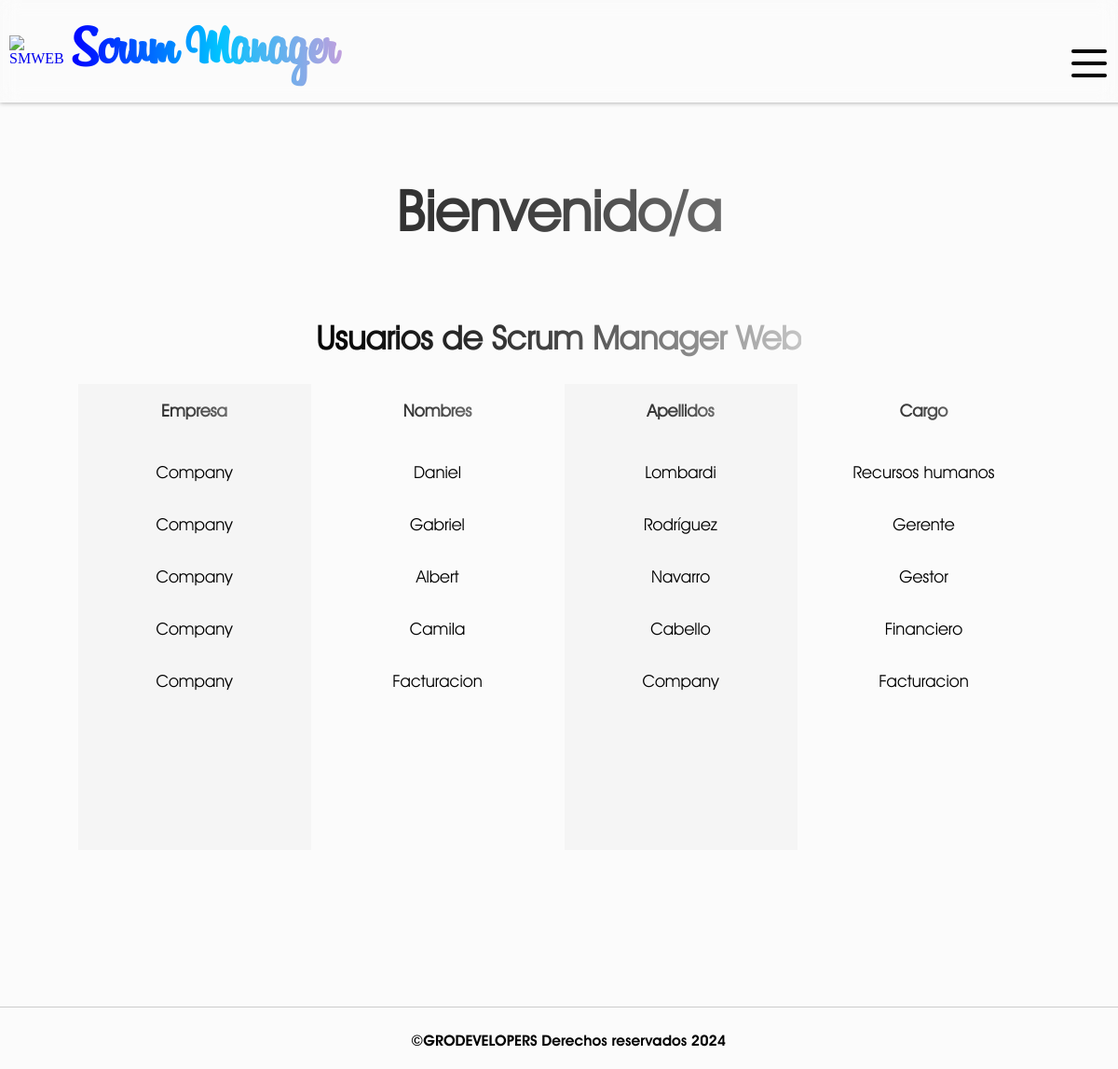
/users/ (signed in), run on the app's committed database.
### SMWEB/models.py (models this page shows)
class CustomUser(AbstractUser):
    rol = models.CharField(max_length=60, null=False)
    company = models.ForeignKey(Company, on_delete=models.CASCADE, null=True)
    class Meta:
        verbose_name = 'Usuario'
        verbose_name_plural = 'Usuarios'

class Company(models.Model):
    name = models.CharField(verbose_name="Empresa", max_length=255, null=False)
    status = models.BooleanField(verbose_name="¿Activo?", default= True)
    users_limit = models.IntegerField(verbose_name="Limite de usuarios", default=10)
    created_at = models.DateField(verbose_name="Creada el", auto_now_add=True)
    class Meta:
        verbose_name = 'Empresa'
        verbose_name_plural = 'Empresas'
    def __str__(self):
        return self.name

### SMWEB/views.py (the view)
# urls.py: path('users/', views.users_availables, name='users'),
@login_required(login_url=inicio)
def users_availables(request):
    staff = request.user.is_staff
    if not staff:
        messages.warning(request, 'Esta función es solo del administrador del software')
        return redirect('inicio')
    else:
        users = CustomUser.objects.all().exclude(is_staff = True)
        return render(request, 'users.html',{
            'users': users
        })

### SMWEB/context_processors.py (called while the page is built)
def get_rejected_payments(request):
    if request.user.is_authenticated:
        company_id = request.user.company_id
        first_name = request.user.first_name
        rejected_payments = PaymentRejected.objects.filter(company = company_id).filter(in_charge = first_name.upper()).count()
        return {
            'rejected_payments': rejected_payments
        }
    return {
        'rejected_payments': False
        }

def get_payments(request):
    if request.user.is_authenticated:
        company_id = request.user.company_id
        payments = OrderPayment.objects.filter(company = company_id).count()
        return {
            'received_payments': payments
        }
    return {
        'received_payments': False
        }

def get_affiliations(request):
    if request.user.is_authenticated:
        company_id = request.user.company_id
        affiliations = Affiliation.objects.filter(company = company_id).count()
        return {
            'received_affiliations': affiliations
        }
    return {
        'received_affiliations': False
        }

def get_rejected_affiliations(request):
    if request.user.is_authenticated:
        company_id = request.user.company_id
        first_name = request.user.first_name
        rejected_affiliation = RejectedAffiliation.objects.filter(company = company_id).filter(in_charge = first_name.upper()).count()
        return {
            'rejected_affiliations': rejected_affiliation
        }
    return {
        'rejected_affiliations': False
        }

### SMWEB/templates/users.html (shortened to what this page needs)
{% extends "layout.html" %}
{% block content %}
    <h1 id="title" >Bienvenido/a {{user.first_name}} {{user.last_name}}</h1>
    <h2 id="subtitle">Usuarios de Scrum Manager Web</h2>
    <section id="users">
        {% if users %}
            <div class="users__column users__column--company">
                <h3 class="column__title">Empresa</h3>
                {% for user in users %}
                    <div class="users__element users__element-company">{{user.company}}</div>
                {% endfor %}
            </div>
            <div class="users__column users__column--firstname">
                <h3 class="column__title">Nombres</h3>
                {% for user in users %}
                    <div class="users__element users__element-firstname"><a href='{% url "select-user" user.id %}'>{{user.first_name|capfirst}}</a></div>
                {% endfor %}
            </div>
            <div class="users__column users__column--lastname">
                <h3 class="column__title">Apellidos</h3>
                {% for user in users %}
                    <div class="users__element users__element-lastname">{{user.last_name|capfirst}}</div>
                {% endfor %}
            </div>
            <div class="users__column users__column--rol">
                <h3 class="column__title">Cargo</h3>
                {% for user in users %}
                    <div class="users__element users__element-rol">{{user.rol|capfirst}}</div>
                {% endfor %}
            </div>
        {% endif %}
    </section>
{% endblock %}

### SMWEB/static/css/styles.css (style rules this page uses)
:root { --title-font: 'Billabong'; --normal-font: 'Avant gardent light'; --menu-font: 'Avant gardent bold'; --symbol-font: 'Symbol'; }
* { text-decoration: none; }
body { background-color: #FBFBFB; margin: 0px; }
#content > #title { text-align: center; width: 100%; }
#title { font-family: var(--normal-font); font-size: 60px; background: linear-gradient(90deg, black, rgb(69, 69, 69), rgb(197, 197, 197)); -webkit-background-clip: text; -webkit-text-fill-color: transparent; }
#subtitle { font-family: var(--normal-font); font-size: 35px; background: linear-gradient(90deg, black, rgb(69, 69, 69), rgb(197, 197, 197)); -webkit-background-clip: text; -webkit-text-fill-color: transparent; text-align: center; }
#users, #suppliers { width: 90%; height: 500px; display: flex; flex-direction: row; flex-wrap: nowrap; justify-content: space-around; align-items:stretch; overflow-y: scroll; }
.users__column { min-width: 250px; text-align: center; }
.users__column--company, .suppliers__column--full_name { background-color: #f0f0f084; }
.users__column--firstname, .suppliers__column--type_document { background-color: #FBFBFB; }
.users__column--lastname, .suppliers__column--document_number { background-color: #f0f0f084; }
.users__column--rol, .suppliers__column--bank_account { background-color: #FBFBFB; }
.column__title { text-align: center; font-family: var(--normal-font); font-size: 27px; background: linear-gradient(90deg, black, rgb(69, 69, 69), rgb(197, 197, 197)); -webkit-background-clip: text; -webkit-text-fill-color: transparent; margin-bottom: 35px; }
.users__element, .suppliers__element { font-family: var(--normal-font); font-size: 18px; margin: 15px 0px; padding: 10px; }
.column__title-orders, .column__title { text-align: center; font-family: var(--normal-font); font-size: 18px; background: linear-gradient(90deg, black, rgb(69, 69, 69), rgb(197, 197, 197)); -webkit-background-clip: text; -webkit-text-fill-color: transparent; margin-bottom: 35px; }
.orders__element-id > a, .payments__element-id > a, .affiliations__element-full_name > a, .users__element-firstname > a { color: black; transition: all 450ms; }

### data on the page
CustomUser: company "Company", first_name "Daniel", last_name "Lombardi", rol "Recursos humanos"
CustomUser: company "Company", first_name "Gabriel", last_name "Rodríguez", rol "Gerente"
CustomUser: company "Company", first_name "Albert", last_name "Navarro", rol "Gestor"
CustomUser: company "Company", first_name "Camila", last_name "Cabello", rol "Financiero"
CustomUser: company "Company", first_name "Facturacion", last_name "Company", rol "Facturacion"
